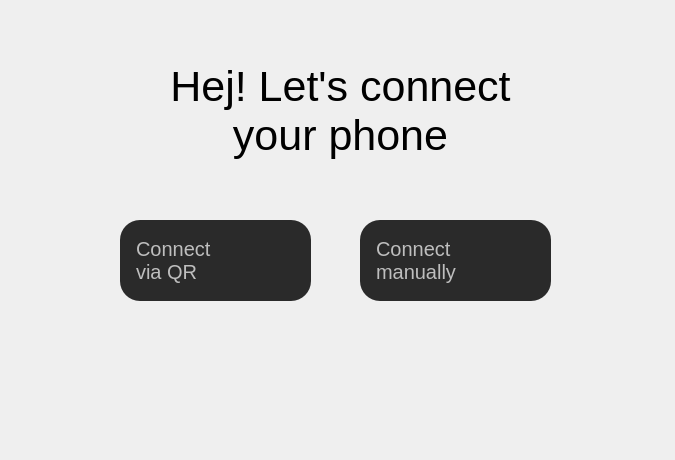
<?xml version="1.0" encoding="UTF-8"?>
<ui version="4.0">
 <class>MainWindow</class>
 <widget class="QMainWindow" name="MainWindow">
  <property name="geometry">
   <rect>
    <x>0</x>
    <y>0</y>
    <width>675</width>
    <height>460</height>
   </rect>
  </property>
  <property name="windowTitle">
   <string>MainWindow</string>
  </property>
  <property name="styleSheet">
   <string notr="true">border-radius: 60px;</string>
  </property>
  <widget class="QWidget" name="centralwidget">
   <widget class="QLabel" name="label">
    <property name="geometry">
     <rect>
      <x>140</x>
      <y>50</y>
      <width>401</width>
      <height>121</height>
     </rect>
    </property>
    <property name="font">
     <font>
      <pointsize>32</pointsize>
      <bold>false</bold>
     </font>
    </property>
    <property name="autoFillBackground">
     <bool>false</bool>
    </property>
    <property name="text">
     <string>Hej! Let's connect your phone</string>
    </property>
    <property name="alignment">
     <set>Qt::AlignCenter</set>
    </property>
    <property name="wordWrap">
     <bool>true</bool>
    </property>
   </widget>
   <widget class="QPushButton" name="qrButton">
    <property name="geometry">
     <rect>
      <x>120</x>
      <y>220</y>
      <width>191</width>
      <height>81</height>
     </rect>
    </property>
    <property name="styleSheet">
     <string notr="true">QPushButton {
    background-color: #2A2A2A;
    color: #BEBEBE; 
    border-radius: 20px;
    font-family: &quot;Segoe UI&quot;;
    font-size: 15pt;
    qproperty-iconSize: 45px 45px;
	text-align: left;
	padding: 12px 24px 12px 16px;

}

QPushButton:hover {
    background-color: #3A3A3C;
}

QPushButton:pressed {
    background-color: #48484A;
}
</string>
    </property>
    <property name="text">
     <string>Connect 
via QR</string>
    </property>
    <property name="icon">
     <iconset resource="resources.qrc">
      <normaloff>:/imgs/resources/qrIcon.png</normaloff>:/imgs/resources/qrIcon.png</iconset>
    </property>
    <property name="iconSize">
     <size>
      <width>45</width>
      <height>45</height>
     </size>
    </property>
   </widget>
   <widget class="QPushButton" name="manualButton">
    <property name="geometry">
     <rect>
      <x>360</x>
      <y>220</y>
      <width>191</width>
      <height>81</height>
     </rect>
    </property>
    <property name="styleSheet">
     <string notr="true">QPushButton {
    background-color: #2A2A2A;
    color: #BEBEBE; 
    border-radius: 20px;
    font-family: &quot;Segoe UI&quot;;
    font-size: 15pt;
    qproperty-iconSize: 45px 45px;
	text-align: left;
	padding: 12px 24px 12px 16px;

}

QPushButton:hover {
    background-color: #3A3A3C;
}

QPushButton:pressed {
    background-color: #48484A;
}
</string>
    </property>
    <property name="text">
     <string>Connect 
manually</string>
    </property>
    <property name="icon">
     <iconset resource="resources.qrc">
      <normaloff>:/imgs/resources/manualIcon.png</normaloff>:/imgs/resources/manualIcon.png</iconset>
    </property>
    <property name="iconSize">
     <size>
      <width>45</width>
      <height>45</height>
     </size>
    </property>
   </widget>
  </widget>
 </widget>
 <resources>
  <include location="resources.qrc"/>
 </resources>
 <connections/>
</ui>
